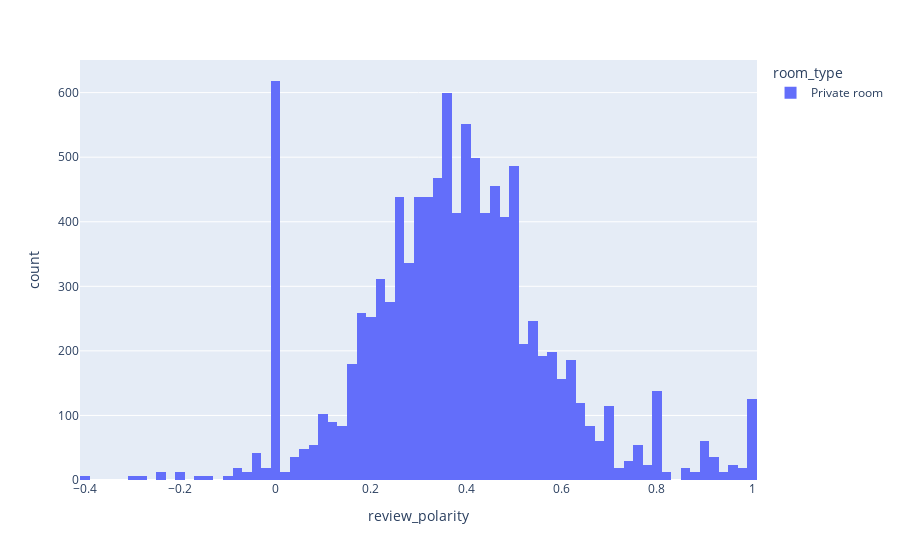

The code cell stored with this chart in its notebook:
### Code cell
allston_neighbourhood_private = allston_neighbourhood.where("room_type == 'Private room'").toPandas()
fig = px.histogram(allston_neighbourhood_private, x="review_polarity", color='room_type')
fig.show()

### Figure 1 — Plotly figure (JSON) as saved in the notebook; plotly's stock layout.template omitted (floating-point values rounded to 4 significant figures; data arrays with more than 128 entries replaced by an {"elided": "..."} marker saying what was removed)
{"data": [{"alignmentgroup": "True", "bingroup": "x", "hovertemplate": "room_type=Private room<br>review_polarity=%{x}<br>count=%{y}<extra></extra>", "legendgroup": "Private room", "marker": {"color": "#636efa"}, "name": "Private room", "offsetgroup": "Private room", "orientation": "v", "showlegend": true, "type": "histogram", "x": {"elided": "10698 str values"}, "xaxis": "x", "yaxis": "y"}], "layout": {"barmode": "relative", "legend": {"title": {"text": "room_type"}, "tracegroupgap": 0}, "margin": {"t": 60}, "xaxis": {"anchor": "y", "domain": [0, 1], "title": {"text": "review_polarity"}}, "yaxis": {"anchor": "x", "domain": [0, 1], "title": {"text": "count"}}}}
